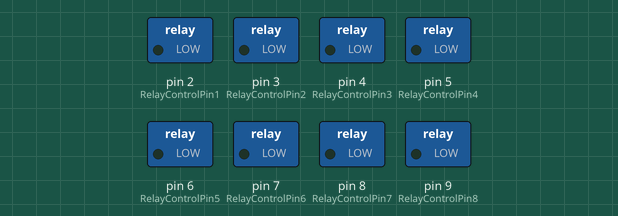
The sketch below on a simulated Arduino Uno, built with avr-gcc and run on an emulated ATmega328P. Shown: switched loads named in the sketch (green lamp = pin HIGH).

Above: at 5.0 s.
At 15.0 s:
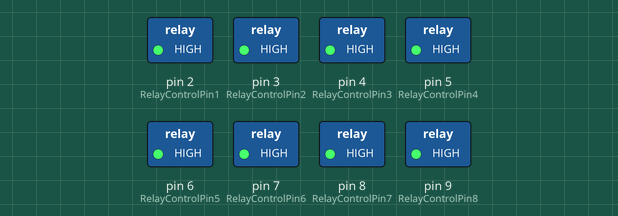
Timing chart, 0 to 26.0 s (numbered marks = the images above):
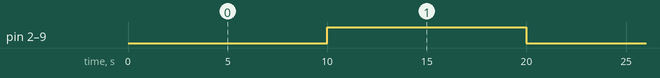

Measured:
- by itself, pin 2 (RelayControlPin1), pin 3 (RelayControlPin2), pin 4 (RelayControlPin3), pin 5 (RelayControlPin4), pin 6 (RelayControlPin5), pin 7 (RelayControlPin6), pin 8 (RelayControlPin7), pin 9 (RelayControlPin8): alternates HIGH for 10.0 s and LOW for 10.0 s

The sketch:

Relay_8_Channel_optocoupled.ino
```cpp
/*

Created by: Dhanish Vijayan
Company: Elementz Engineers Guild Pvt Ltd ( http://www.elementzonline.com )

This code demosntrate the interfacing and control of 8-Channel optocoupled relay board

Product Link: http://elementzonline.com/8-channel-relay-board-with-optocoupler-254

Las Modified Date: 17/07/2016

*/


int RelayControlPin1 = 2;
int RelayControlPin2 = 3;
int RelayControlPin3 = 4;
int RelayControlPin4 = 5;
int RelayControlPin5 = 6;
int RelayControlPin6 = 7;
int RelayControlPin7 = 8;
int RelayControlPin8 = 9;

void setup() {
  // put your setup code here, to run once:
  pinMode(RelayControlPin1, OUTPUT);
  pinMode(RelayControlPin2, OUTPUT);
  pinMode(RelayControlPin3, OUTPUT);
  pinMode(RelayControlPin4, OUTPUT);
  pinMode(RelayControlPin5, OUTPUT);
  pinMode(RelayControlPin6, OUTPUT);
  pinMode(RelayControlPin7, OUTPUT);
  pinMode(RelayControlPin8, OUTPUT);
}

void loop() {
  /*
  * Turn ON all relays
  * Note: The control logic should be LOW for the optocoupler relay to be turned on
  */

  digitalWrite(RelayControlPin1, LOW);
  digitalWrite(RelayControlPin2, LOW);
  digitalWrite(RelayControlPin3, LOW);
  digitalWrite(RelayControlPin4, LOW);
  digitalWrite(RelayControlPin5, LOW);
  digitalWrite(RelayControlPin6, LOW);
  digitalWrite(RelayControlPin7, LOW);
  digitalWrite(RelayControlPin8, LOW);

  delay(10000); /* 10 seconds delay  */

  /*
  * Turn OFF all relays
  * Note: The control logic should be HIGH for the optocoupler relay to be turned off
  */

  digitalWrite(RelayControlPin1, HIGH);
  digitalWrite(RelayControlPin2, HIGH);
  digitalWrite(RelayControlPin3, HIGH);
  digitalWrite(RelayControlPin4, HIGH);
  digitalWrite(RelayControlPin5, HIGH);
  digitalWrite(RelayControlPin6, HIGH);
  digitalWrite(RelayControlPin7, HIGH);
  digitalWrite(RelayControlPin8, HIGH);

  delay(10000); /* 10 seconds delay  */

}
```
